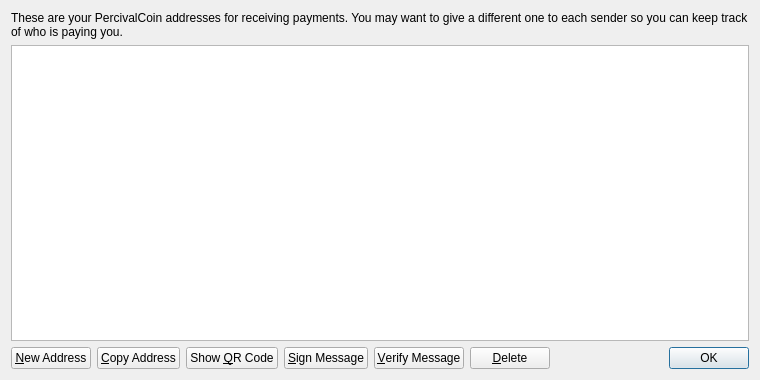
<?xml version="1.0" encoding="UTF-8"?>
<ui version="4.0">
 <class>AddressBookPage</class>
 <widget class="QWidget" name="AddressBookPage">
  <property name="geometry">
   <rect>
    <x>0</x>
    <y>0</y>
    <width>760</width>
    <height>380</height>
   </rect>
  </property>
  <property name="windowTitle">
   <string>Address Book</string>
  </property>
  <layout class="QVBoxLayout" name="verticalLayout">
   <item>
    <widget class="QLabel" name="labelExplanation">
     <property name="text">
      <string>These are your PercivalCoin addresses for receiving payments. You may want to give a different one to each sender so you can keep track of who is paying you.</string>
     </property>
     <property name="textFormat">
      <enum>Qt::PlainText</enum>
     </property>
     <property name="wordWrap">
      <bool>true</bool>
     </property>
    </widget>
   </item>
   <item>
    <widget class="QTableView" name="tableView">
     <property name="contextMenuPolicy">
      <enum>Qt::CustomContextMenu</enum>
     </property>
     <property name="toolTip">
      <string>Double-click to edit address or label</string>
     </property>
     <property name="tabKeyNavigation">
      <bool>false</bool>
     </property>
     <property name="alternatingRowColors">
      <bool>true</bool>
     </property>
     <property name="selectionMode">
      <enum>QAbstractItemView::SingleSelection</enum>
     </property>
     <property name="selectionBehavior">
      <enum>QAbstractItemView::SelectRows</enum>
     </property>
     <property name="sortingEnabled">
      <bool>true</bool>
     </property>
     <attribute name="verticalHeaderVisible">
      <bool>false</bool>
     </attribute>
    </widget>
   </item>
   <item>
    <layout class="QHBoxLayout" name="horizontalLayout">
     <item>
      <widget class="QPushButton" name="newAddressButton">
       <property name="toolTip">
        <string>Create a new address</string>
       </property>
       <property name="text">
        <string>&amp;New Address</string>
       </property>
       <property name="icon">
        <iconset resource="../bitcoin.qrc">
         <normaloff>:/icons/add</normaloff>:/icons/add</iconset>
       </property>
      </widget>
     </item>
     <item>
      <widget class="QPushButton" name="copyToClipboard">
       <property name="toolTip">
        <string>Copy the currently selected address to the system clipboard</string>
       </property>
       <property name="text">
        <string>&amp;Copy Address</string>
       </property>
       <property name="icon">
        <iconset resource="../bitcoin.qrc">
         <normaloff>:/icons/editcopy</normaloff>:/icons/editcopy</iconset>
       </property>
      </widget>
     </item>
     <item>
      <widget class="QPushButton" name="showQRCode">
       <property name="text">
        <string>Show &amp;QR Code</string>
       </property>
       <property name="icon">
        <iconset resource="../bitcoin.qrc">
         <normaloff>:/icons/qrcode</normaloff>:/icons/qrcode</iconset>
       </property>
      </widget>
     </item>
     <item>
      <widget class="QPushButton" name="signMessage">
       <property name="toolTip">
        <string>Sign a message to prove you own a Bitcoin address</string>
       </property>
       <property name="text">
        <string>&amp;Sign Message</string>
       </property>
       <property name="icon">
        <iconset resource="../bitcoin.qrc">
         <normaloff>:/icons/edit</normaloff>:/icons/edit</iconset>
       </property>
      </widget>
     </item>
     <item>
      <widget class="QPushButton" name="verifyMessage">
       <property name="toolTip">
        <string>Verify a message to ensure it was signed with a specified Bitcoin address</string>
       </property>
       <property name="text">
        <string>&amp;Verify Message</string>
       </property>
       <property name="icon">
        <iconset resource="../bitcoin.qrc">
         <normaloff>:/icons/transaction_0</normaloff>:/icons/transaction_0</iconset>
       </property>
      </widget>
     </item>
     <item>
      <widget class="QPushButton" name="deleteButton">
       <property name="toolTip">
        <string>Delete the currently selected address from the list. Only sending addresses can be deleted.</string>
       </property>
       <property name="text">
        <string>&amp;Delete</string>
       </property>
       <property name="icon">
        <iconset resource="../bitcoin.qrc">
         <normaloff>:/icons/remove</normaloff>:/icons/remove</iconset>
       </property>
      </widget>
     </item>
     <item>
      <spacer name="horizontalSpacer">
       <property name="orientation">
        <enum>Qt::Horizontal</enum>
       </property>
       <property name="sizeHint" stdset="0">
        <size>
         <width>40</width>
         <height>20</height>
        </size>
       </property>
      </spacer>
     </item>
     <item>
      <widget class="QDialogButtonBox" name="buttonBox">
       <property name="sizePolicy">
        <sizepolicy hsizetype="Maximum" vsizetype="Fixed">
         <horstretch>0</horstretch>
         <verstretch>0</verstretch>
        </sizepolicy>
       </property>
       <property name="standardButtons">
        <set>QDialogButtonBox::Ok</set>
       </property>
      </widget>
     </item>
    </layout>
   </item>
  </layout>
 </widget>
 <resources>
  <include location="../bitcoin.qrc"/>
 </resources>
 <connections/>
</ui>
